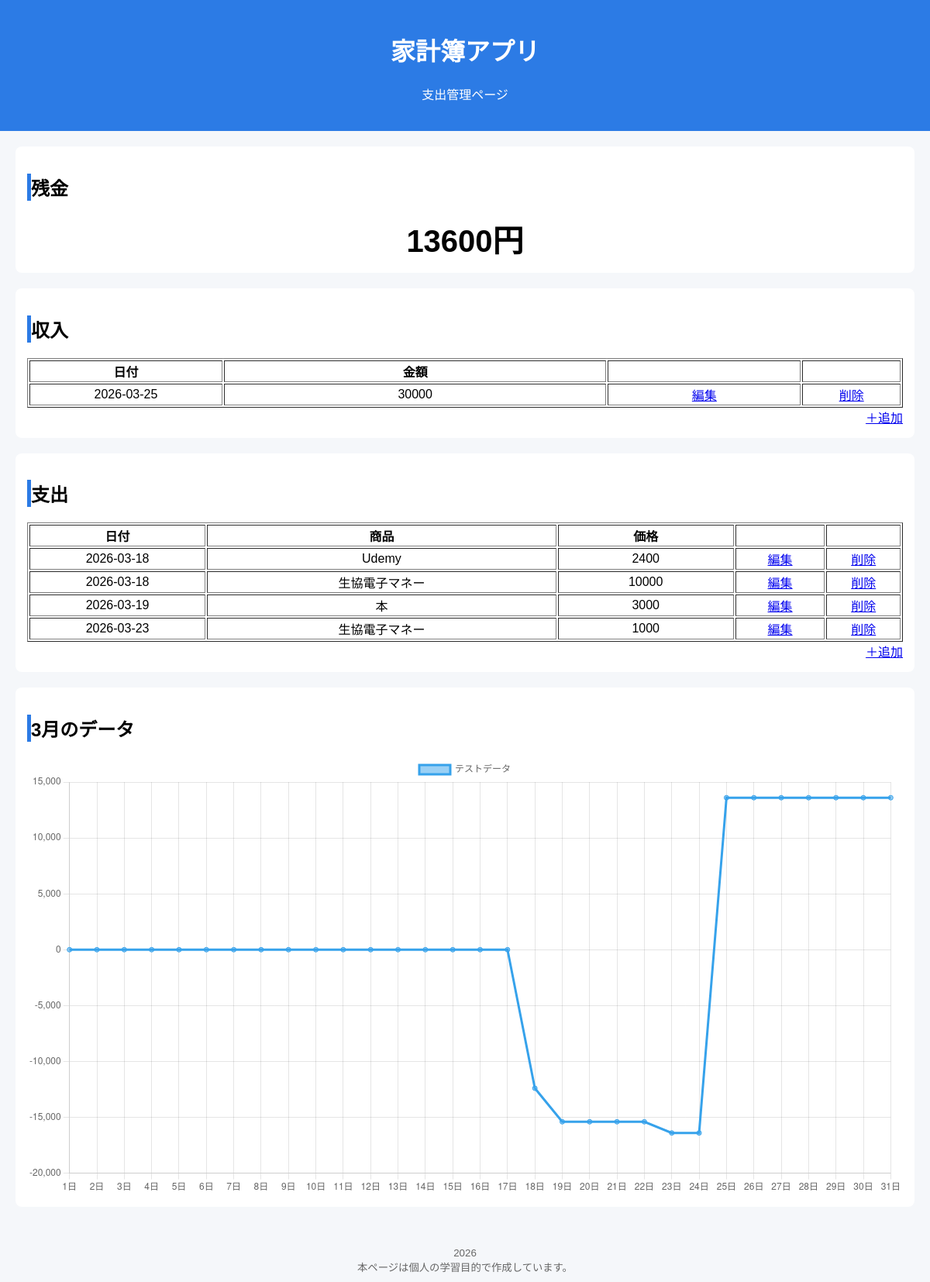
Before: / with the older database file.
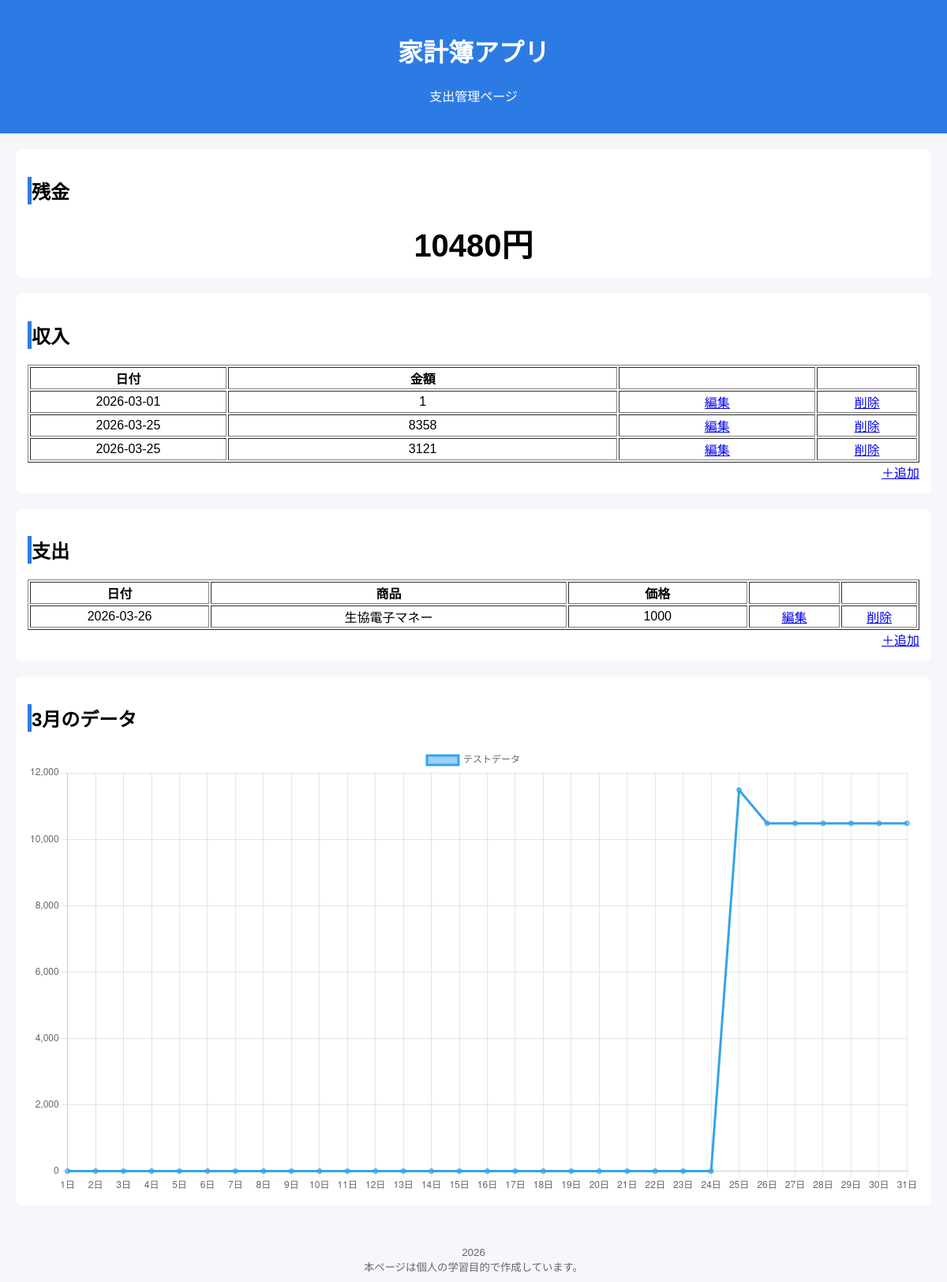
After: the same page with the newer database file.
### tables this page shows
CREATE TABLE income(
id integer primary key autoincrement,
date date not null,
amount integer not null
);

CREATE TABLE "expense"(
id integer primary key autoincrement,
goods text not null,
amount text not null
, date DATE);

### app.py (the view)
@app.route("/")
def top():
    expense_list = get_db().execute("select id,date,goods,amount from expense ORDER BY date").fetchall()
    income_list = get_db().execute("select id,date,amount from income ORDER BY date").fetchall()
    total_expense = 0
    total_income = 0
    for expense_data in expense_list:
        total_expense += int(expense_data['amount'])
    for income_data in income_list:
        total_income += int(income_data['amount'])
    remaining_amount = total_income - total_expense
    values = []
    now = datetime.now()
    year=now.year
    month=now.month
    month_last_day = calendar.monthrange(year,month)[1]
    labels = []
    values = []
    income_rows = get_db().execute("""
        SELECT
            strftime('%d', date) AS day,
            SUM(amount),
            SUM(SUM(amount)) OVER (ORDER BY strftime('%d', date))
        FROM income
        WHERE strftime('%Y-%m', date) = strftime('%Y-%m', 'now')
        GROUP BY day
        ORDER BY day
        """).fetchall()
    expense_rows = get_db().execute("""
        SELECT
            strftime('%d', date) AS day,
            SUM(amount),
            SUM(SUM(amount)) OVER (ORDER BY strftime('%d', date))
        FROM expense
        WHERE strftime('%Y-%m', date) = strftime('%Y-%m', 'now')
        GROUP BY day
        ORDER BY day
        """).fetchall()
    income_dict = {int(row[0]): row[1] for row in income_rows}
    expense_dict = {int(row[0]): row[1] for row in expense_rows}
    income = 0
    expense = 0
    for day in range(1, month_last_day+1):
        labels.append(f"{day}日")
        income += income_dict.get(day, 0)
        expense += expense_dict.get(day,0)
        values.append(income - expense)
    return render_template('index.html',expense_list=expense_list,
                                        income_list=income_list,
                                        remaining_amount=remaining_amount,
                                        labels=labels,
                                        values=values,
                                        month=month)

### app.py (called while the page is built)
def connect_db():
    rv = sqlite3.connect(DATABASE)
    rv.row_factory = sqlite3.Row
    return rv

def get_db():
    if not hasattr(g,'sqlite_db'):
        g.sqlite_db = connect_db()
    return g.sqlite_db

### templates/index.html
{% extends "base.html" %}
{% block content %}
<header>
    <h1>家計簿アプリ</h1>
    <p>支出管理ページ</p>
</header>
<main>
    <section>
        <h2>残金</h2>
        <p id='remaining_amount'>{{remaining_amount}}円</p>
    </section>
    <section>
        <h2>収入</h2>
            {% if income_list == [] %}
                <p>収入は登録されていません</p>
            {% else %}
                <table border="1">
                    <tr>
                        <th>日付</th>
                        <th>金額</th>
                        <th></th>
                        <th></th>
                    </tr>
                    {% for income in income_list %}
                        <tr>
                            <td>{{income.date}}</td>
                            <td>{{income.amount}}</td>
                            <td>
                                <a href="/income/{{income.id}}/edit" role="button">編集</a>
                            </td>
                            <td>
                                <a href="/income/{{income.id}}/delete" role="button">削除</a>
                            </td>
                        </tr>
                    {% endfor %}
                </table>
            {% endif %}
            <a href="/income/regist" role="button" class="add_btn">＋追加</a>
    </section>
    <section>
        <h2>支出</h2>
            {% if expense_list == [] %}
                <p>支出は登録されていません</p>
            {% else %}
                <table border="1">
                    <tr>
                        <th>日付</th>
                        <th>商品</th>
                        <th>価格</th>
                        <th></th>
                        <th></th>
                    </tr>
                    {% for expense in expense_list %}
                        <tr>
                            <td>{{expense.date}}</td>
                            <td>{{expense.goods}}</td>
                            <td>{{expense.amount}}</td>
                            <td>
                                <a href="/expense/{{expense.id}}/edit" role="button">編集</a>
                            </td>
                            <td>
                                <a href="/expense/{{expense.id}}/delete" role="button">削除</a>
                            </td>
                        </tr>
                    {% endfor %}
                </table>
            {% endif %}
            <a href="/expense/regist" role="button" class="add_btn">＋追加</a>
    </section>
    <section>
        <h2>{{month}}月のデータ</h2>
        <canvas id="myChart"></canvas>
    </section>
    <script>
        const labels = {{ labels | tojson}};
        const values = {{ values | tojson}}
        const ctx = document.getElementById('myChart');
        new Chart(ctx, {
            type: 'line',  // 棒グラフ
            data: {
                labels: labels,
                datasets: [{
                    label: 'テストデータ',
                    data: values,
                }]
            }
        });
    </script>
</main>
<footer>
    <small>
        2026<br>
        本ページは個人の学習目的で作成しています。
    </small>
</footer>
{% endblock %}

### templates/base.html (shortened to what this page needs)
<!DOCTYPE html>
<html lang="ja">
<head>
    <link rel="stylesheet" href="{{ url_for('static', filename='style.css') }}">
</head>
<body>
    {% block content %}
    {% endblock %}
</body>
</html>

### static/style.css (style rules this page uses)
body { font-family:sans-serif; background-color:#f5f7fa; margin:0; padding:0; }
header { background-color: #2c7be5; color:white; padding:20px; text-align:center; }
main { padding:20px; }
section { background: white; margin-bottom: 20px; padding: 15px; border-radius: 8px; }
h2 { border-left:5px solid #2c7be5; padding-left:10; }
footer { text-align:center; padding: 10px; color:#666; }
.add_btn { display: block; width: fit-content; margin-left: auto; }
table { width: 100%; table-layout: fixed; text-align: center; }
th:nth-child(1), td:nth-child(1) { width: 20%; }
th:nth-child(2), td:nth-child(2) { width: 40%; }
th:nth-child(3), td:nth-child(3) { width: 20%; }
th:nth-child(4), td:nth-child(4) { width: 10%; }
#remaining_amount { display: block; width: fit-content; margin: 0 auto; font-weight: bold; font-size: 40px; }

Changed rows visible on the page:
removed income: date "2026-03-25", amount "30000"
removed expense: date "2026-03-18", goods "Udemy", amount "2400"
removed expense: date "2026-03-18", goods "生協電子マネー", amount "10000"
removed expense: date "2026-03-19", goods "本", amount "3000"
removed expense: date "2026-03-23", goods "生協電子マネー", amount "1000"
added income: date "2026-03-01", amount "1"
added income: date "2026-03-25", amount "8358"
added income: date "2026-03-25", amount "3121"
added expense: date "2026-03-26", goods "生協電子マネー", amount "1000"
Other visible differences:
{{ remaining_amount }}: "13600" → "10480"
chart data {{ values | tojson }}: [0, 0, 0, 0, 0, 0, 0, 0, 0, 0, 0, 0, 0, 0, 0, 0, 0, -12400, -15400, -15400, -15400, -15400, -16400, -16400, 13600, 13600, 13600, 13600, 13600, 13600, 13600] → [1, 1, 1, 1, 1, 1, 1, 1, 1, 1, 1, 1, 1, 1, 1, 1, 1, 1, 1, 1, 1, 1, 1, 1, 11480, 10480, 10480, 10480, 10480, 10480, 10480]
